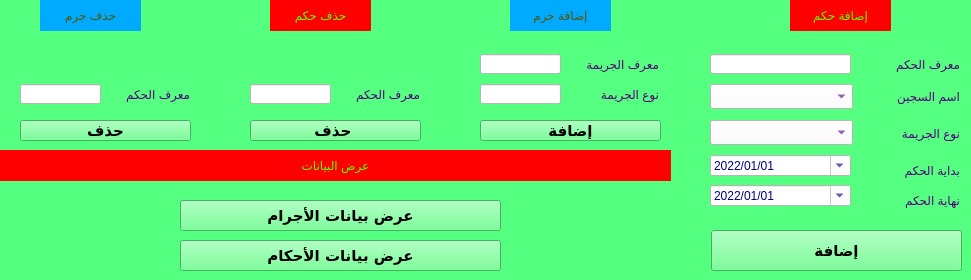
    <widget class="QWidget" name="GUIConvictsOffense">
     <property name="styleSheet">
      <string notr="true">background-color: rgb(85, 255, 127);</string>
     </property>
     <attribute name="title">
      <string>الأحكام و الأجرام</string>
     </attribute>
     <widget class="QLabel" name="label_29">
      <property name="geometry">
       <rect>
        <x>869</x>
        <y>160</y>
        <width>91</width>
        <height>21</height>
       </rect>
      </property>
      <property name="styleSheet">
       <string notr="true">color: rgb(85, 0, 127);
font: 75 11pt &quot;MS Shell Dlg 2&quot;;</string>
      </property>
      <property name="text">
       <string>بداية الحكم</string>
      </property>
     </widget>
     <widget class="QPushButton" name="btnCA1">
      <property name="geometry">
       <rect>
        <x>711</x>
        <y>230</y>
        <width>251</width>
        <height>41</height>
       </rect>
      </property>
      <property name="font">
       <font>
        <family>Arial Rounded MT Bold</family>
        <pointsize>11</pointsize>
        <weight>75</weight>
        <italic>false</italic>
        <bold>true</bold>
       </font>
      </property>
      <property name="cursor">
       <cursorShape>PointingHandCursor</cursorShape>
      </property>
      <property name="styleSheet">
       <string notr="true">QPushButton {
background-color: rgb(85, 170, 127);
  border-radius: 8px;
  color: #FFFFFF;
	
}
QPushButton:hover{
  background-color: #F082AC;
}
QPushButton:pressed{
background-color: rgb(0, 0, 255);
}
	font: 75 11pt &quot;MS Shell Dlg 2&quot;;



</string>
      </property>
      <property name="text">
       <string>إضافة</string>
      </property>
     </widget>
     <widget class="QLabel" name="label_30">
      <property name="geometry">
       <rect>
        <x>859</x>
        <y>84</y>
        <width>101</width>
        <height>25</height>
       </rect>
      </property>
      <property name="styleSheet">
       <string notr="true">color: rgb(85, 0, 127);
font: 75 11pt &quot;MS Shell Dlg 2&quot;;</string>
      </property>
      <property name="text">
       <string>اسم السجين</string>
      </property>
     </widget>
     <widget class="QLabel" name="label_31">
      <property name="geometry">
       <rect>
        <x>790</x>
        <y>0</y>
        <width>101</width>
        <height>31</height>
       </rect>
      </property>
      <property name="styleSheet">
       <string notr="true">background-color: rgb(255, 0, 0);
color: rgb(85, 255, 0);
font: 75 12pt &quot;MS Shell Dlg 2&quot;;</string>
      </property>
      <property name="text">
       <string>إضافة حكم</string>
      </property>
      <property name="alignment">
       <set>Qt::AlignCenter</set>
      </property>
     </widget>
     <widget class="QLabel" name="label_32">
      <property name="geometry">
       <rect>
        <x>869</x>
        <y>190</y>
        <width>91</width>
        <height>20</height>
       </rect>
      </property>
      <property name="styleSheet">
       <string notr="true">color: rgb(85, 0, 127);
font: 75 11pt &quot;MS Shell Dlg 2&quot;;</string>
      </property>
      <property name="text">
       <string>نهاية الحكم</string>
      </property>
     </widget>
     <widget class="QLineEdit" name="LineCA1">
      <property name="geometry">
       <rect>
        <x>710</x>
        <y>54</y>
        <width>141</width>
        <height>20</height>
       </rect>
      </property>
      <property name="styleSheet">
       <string notr="true">background-color: rgb(255, 255, 255);</string>
      </property>
     </widget>
     <widget class="QLabel" name="label_33">
      <property name="geometry">
       <rect>
        <x>869</x>
        <y>54</y>
        <width>91</width>
        <height>20</height>
       </rect>
      </property>
      <property name="styleSheet">
       <string notr="true">color: rgb(85, 0, 127);
font: 75 11pt &quot;MS Shell Dlg 2&quot;;</string>
      </property>
      <property name="text">
       <string>معرف الحكم</string>
      </property>
     </widget>
     <widget class="QLabel" name="label_34">
      <property name="geometry">
       <rect>
        <x>859</x>
        <y>121</y>
        <width>101</width>
        <height>25</height>
       </rect>
      </property>
      <property name="styleSheet">
       <string notr="true">color: rgb(85, 0, 127);
font: 75 11pt &quot;MS Shell Dlg 2&quot;;</string>
      </property>
      <property name="text">
       <string>نوع الجريمة</string>
      </property>
     </widget>
     <widget class="QDateEdit" name="dateCA1">
      <property name="geometry">
       <rect>
        <x>710</x>
        <y>155</y>
        <width>141</width>
        <height>21</height>
       </rect>
      </property>
      <property name="styleSheet">
       <string notr="true">color: rgb(0, 0, 127);
background-color: rgb(255, 255, 255);
font: 75 11pt &quot;MS Shell Dlg 2&quot;;</string>
      </property>
      <property name="displayFormat">
       <string>yyyy/MM/dd</string>
      </property>
      <property name="calendarPopup">
       <bool>true</bool>
      </property>
      <property name="timeSpec">
       <enum>Qt::TimeZone</enum>
      </property>
      <property name="date">
       <date>
        <year>2022</year>
        <month>1</month>
        <day>1</day>
       </date>
      </property>
     </widget>
     <widget class="QDateEdit" name="dateCA2">
      <property name="geometry">
       <rect>
        <x>710</x>
        <y>185</y>
        <width>141</width>
        <height>21</height>
       </rect>
      </property>
      <property name="styleSheet">
       <string notr="true">color: rgb(0, 0, 127);
background-color: rgb(255, 255, 255);
font: 75 11pt &quot;MS Shell Dlg 2&quot;;</string>
      </property>
      <property name="displayFormat">
       <string>yyyy/MM/dd</string>
      </property>
      <property name="calendarPopup">
       <bool>true</bool>
      </property>
      <property name="timeSpec">
       <enum>Qt::TimeZone</enum>
      </property>
      <property name="date">
       <date>
        <year>2022</year>
        <month>1</month>
        <day>1</day>
       </date>
      </property>
     </widget>
     <widget class="QLineEdit" name="LineOA1">
      <property name="geometry">
       <rect>
        <x>480</x>
        <y>54</y>
        <width>81</width>
        <height>20</height>
       </rect>
      </property>
      <property name="styleSheet">
       <string notr="true">background-color: rgb(255, 255, 255);</string>
      </property>
     </widget>
     <widget class="QLabel" name="label_35">
      <property name="geometry">
       <rect>
        <x>578</x>
        <y>84</y>
        <width>81</width>
        <height>20</height>
       </rect>
      </property>
      <property name="styleSheet">
       <string notr="true">color: rgb(85, 0, 127);
font: 75 11pt &quot;MS Shell Dlg 2&quot;;</string>
      </property>
      <property name="text">
       <string>نوع الجريمة</string>
      </property>
     </widget>
     <widget class="QLineEdit" name="LineOA2">
      <property name="geometry">
       <rect>
        <x>480</x>
        <y>84</y>
        <width>81</width>
        <height>20</height>
       </rect>
      </property>
      <property name="styleSheet">
       <string notr="true">background-color: rgb(255, 255, 255);</string>
      </property>
     </widget>
     <widget class="QLabel" name="label_36">
      <property name="geometry">
       <rect>
        <x>568</x>
        <y>54</y>
        <width>91</width>
        <height>20</height>
       </rect>
      </property>
      <property name="styleSheet">
       <string notr="true">color: rgb(85, 0, 127);
font: 75 11pt &quot;MS Shell Dlg 2&quot;;</string>
      </property>
      <property name="text">
       <string>معرف الجريمة</string>
      </property>
     </widget>
     <widget class="QLabel" name="label_37">
      <property name="geometry">
       <rect>
        <x>510</x>
        <y>0</y>
        <width>101</width>
        <height>31</height>
       </rect>
      </property>
      <property name="styleSheet">
       <string notr="true">background-color: rgb(0, 170, 255);
color: rgb(85, 85, 0);
font: 75 12pt &quot;MS Shell Dlg 2&quot;;</string>
      </property>
      <property name="text">
       <string>إضافة جرم</string>
      </property>
      <property name="alignment">
       <set>Qt::AlignCenter</set>
      </property>
     </widget>
     <widget class="QLabel" name="label_38">
      <property name="geometry">
       <rect>
        <x>270</x>
        <y>0</y>
        <width>101</width>
        <height>31</height>
       </rect>
      </property>
      <property name="styleSheet">
       <string notr="true">background-color: rgb(255, 0, 0);
color: rgb(85, 255, 0);
font: 75 12pt &quot;MS Shell Dlg 2&quot;;</string>
      </property>
      <property name="text">
       <string>حذف حكم</string>
      </property>
      <property name="alignment">
       <set>Qt::AlignCenter</set>
      </property>
     </widget>
     <widget class="QLabel" name="label_39">
      <property name="geometry">
       <rect>
        <x>339</x>
        <y>84</y>
        <width>81</width>
        <height>20</height>
       </rect>
      </property>
      <property name="styleSheet">
       <string notr="true">color: rgb(85, 0, 127);
font: 75 11pt &quot;MS Shell Dlg 2&quot;;</string>
      </property>
      <property name="text">
       <string>معرف الحكم</string>
      </property>
     </widget>
     <widget class="QLineEdit" name="LineCD1">
      <property name="geometry">
       <rect>
        <x>250</x>
        <y>84</y>
        <width>81</width>
        <height>20</height>
       </rect>
      </property>
      <property name="styleSheet">
       <string notr="true">background-color: rgb(255, 255, 255);</string>
      </property>
     </widget>
     <widget class="QLabel" name="label_40">
      <property name="geometry">
       <rect>
        <x>109</x>
        <y>84</y>
        <width>81</width>
        <height>20</height>
       </rect>
      </property>
      <property name="styleSheet">
       <string notr="true">color: rgb(85, 0, 127);
font: 75 11pt &quot;MS Shell Dlg 2&quot;;</string>
      </property>
      <property name="text">
       <string>معرف الحكم</string>
      </property>
     </widget>
     <widget class="QLineEdit" name="LineOD1">
      <property name="geometry">
       <rect>
        <x>20</x>
        <y>84</y>
        <width>81</width>
        <height>20</height>
       </rect>
      </property>
      <property name="styleSheet">
       <string notr="true">background-color: rgb(255, 255, 255);</string>
      </property>
     </widget>
     <widget class="QLabel" name="label_41">
      <property name="geometry">
       <rect>
        <x>40</x>
        <y>0</y>
        <width>101</width>
        <height>31</height>
       </rect>
      </property>
      <property name="styleSheet">
       <string notr="true">background-color: rgb(0, 170, 255);
color: rgb(85, 85, 0);
font: 75 12pt &quot;MS Shell Dlg 2&quot;;</string>
      </property>
      <property name="text">
       <string>حذف جرم</string>
      </property>
      <property name="alignment">
       <set>Qt::AlignCenter</set>
      </property>
     </widget>
     <widget class="QLabel" name="label_42">
      <property name="geometry">
       <rect>
        <x>0</x>
        <y>150</y>
        <width>671</width>
        <height>31</height>
       </rect>
      </property>
      <property name="styleSheet">
       <string notr="true">background-color: rgb(255, 0, 0);
color: rgb(85, 255, 0);
font: 75 12pt &quot;MS Shell Dlg 2&quot;;</string>
      </property>
      <property name="text">
       <string>عرض البيانات</string>
      </property>
      <property name="alignment">
       <set>Qt::AlignCenter</set>
      </property>
     </widget>
     <widget class="QPushButton" name="btnOA1">
      <property name="geometry">
       <rect>
        <x>480</x>
        <y>120</y>
        <width>181</width>
        <height>21</height>
       </rect>
      </property>
      <property name="font">
       <font>
        <family>Arial Rounded MT Bold</family>
        <pointsize>11</pointsize>
        <weight>75</weight>
        <italic>false</italic>
        <bold>true</bold>
       </font>
      </property>
      <property name="cursor">
       <cursorShape>PointingHandCursor</cursorShape>
      </property>
      <property name="styleSheet">
       <string notr="true">QPushButton {
background-color: rgb(85, 170, 127);
  border-radius: 8px;
  color: #FFFFFF;
	
}
QPushButton:hover{
  background-color: #F082AC;
}
QPushButton:pressed{
background-color: rgb(0, 0, 255);
}
	font: 75 11pt &quot;MS Shell Dlg 2&quot;;



</string>
      </property>
      <property name="text">
       <string>إضافة</string>
      </property>
     </widget>
     <widget class="QPushButton" name="btnOD1">
      <property name="geometry">
       <rect>
        <x>20</x>
        <y>120</y>
        <width>171</width>
        <height>21</height>
       </rect>
      </property>
      <property name="font">
       <font>
        <family>Arial Rounded MT Bold</family>
        <pointsize>11</pointsize>
        <weight>75</weight>
        <italic>false</italic>
        <bold>true</bold>
       </font>
      </property>
      <property name="cursor">
       <cursorShape>PointingHandCursor</cursorShape>
      </property>
      <property name="styleSheet">
       <string notr="true">QPushButton {
background-color: rgb(85, 170, 127);
  border-radius: 8px;
  color: #FFFFFF;
	
}
QPushButton:hover{
  background-color: #F082AC;
}
QPushButton:pressed{
background-color: rgb(0, 0, 255);
}
	font: 75 11pt &quot;MS Shell Dlg 2&quot;;



</string>
      </property>
      <property name="text">
       <string>حذف</string>
      </property>
     </widget>
     <widget class="QPushButton" name="btnCD1">
      <property name="geometry">
       <rect>
        <x>250</x>
        <y>120</y>
        <width>171</width>
        <height>21</height>
       </rect>
      </property>
      <property name="font">
       <font>
        <family>Arial Rounded MT Bold</family>
        <pointsize>11</pointsize>
        <weight>75</weight>
        <italic>false</italic>
        <bold>true</bold>
       </font>
      </property>
      <property name="cursor">
       <cursorShape>PointingHandCursor</cursorShape>
      </property>
      <property name="styleSheet">
       <string notr="true">QPushButton {
background-color: rgb(85, 170, 127);
  border-radius: 8px;
  color: #FFFFFF;
	
}
QPushButton:hover{
  background-color: #F082AC;
}
QPushButton:pressed{
background-color: rgb(0, 0, 255);
}
	font: 75 11pt &quot;MS Shell Dlg 2&quot;;



</string>
      </property>
      <property name="text">
       <string>حذف </string>
      </property>
     </widget>
     <widget class="QPushButton" name="ViewOffe">
      <property name="geometry">
       <rect>
        <x>180</x>
        <y>200</y>
        <width>321</width>
        <height>31</height>
       </rect>
      </property>
      <property name="font">
       <font>
        <family>Arial Rounded MT Bold</family>
        <pointsize>11</pointsize>
        <weight>75</weight>
        <italic>false</italic>
        <bold>true</bold>
       </font>
      </property>
      <property name="cursor">
       <cursorShape>PointingHandCursor</cursorShape>
      </property>
      <property name="styleSheet">
       <string notr="true">QPushButton {
background-color: rgb(85, 170, 127);
  border-radius: 8px;
  color: #FFFFFF;
	
}
QPushButton:hover{
  background-color: #F082AC;
}
QPushButton:pressed{
background-color: rgb(0, 0, 255);
}
	font: 75 11pt &quot;MS Shell Dlg 2&quot;;



</string>
      </property>
      <property name="text">
       <string>عرض بيانات الأجرام</string>
      </property>
     </widget>
     <widget class="QPushButton" name="ViewConv">
      <property name="geometry">
       <rect>
        <x>180</x>
        <y>240</y>
        <width>321</width>
        <height>31</height>
       </rect>
      </property>
      <property name="font">
       <font>
        <family>Arial Rounded MT Bold</family>
        <pointsize>11</pointsize>
        <weight>75</weight>
        <italic>false</italic>
        <bold>true</bold>
       </font>
      </property>
      <property name="cursor">
       <cursorShape>PointingHandCursor</cursorShape>
      </property>
      <property name="styleSheet">
       <string notr="true">QPushButton {
background-color: rgb(85, 170, 127);
  border-radius: 8px;
  color: #FFFFFF;
	
}
QPushButton:hover{
  background-color: #F082AC;
}
QPushButton:pressed{
background-color: rgb(0, 0, 255);
}
	font: 75 11pt &quot;MS Shell Dlg 2&quot;;



</string>
      </property>
      <property name="text">
       <string>عرض بيانات الأحكام</string>
      </property>
     </widget>
     <widget class="QComboBox" name="comboPer">
      <property name="enabled">
       <bool>true</bool>
      </property>
      <property name="geometry">
       <rect>
        <x>710</x>
        <y>84</y>
        <width>143</width>
        <height>25</height>
       </rect>
      </property>
      <property name="minimumSize">
       <size>
        <width>20</width>
        <height>0</height>
       </size>
      </property>
      <property name="font">
       <font>
        <pointsize>10</pointsize>
        <weight>50</weight>
        <bold>false</bold>
       </font>
      </property>
      <property name="styleSheet">
       <string notr="true">background-color: rgb(255, 255, 255);
color: rgb(85, 0, 127);</string>
      </property>
     </widget>
     <widget class="QComboBox" name="comboOffen">
      <property name="enabled">
       <bool>true</bool>
      </property>
      <property name="geometry">
       <rect>
        <x>710</x>
        <y>120</y>
        <width>143</width>
        <height>25</height>
       </rect>
      </property>
      <property name="minimumSize">
       <size>
        <width>20</width>
        <height>0</height>
       </size>
      </property>
      <property name="font">
       <font>
        <pointsize>10</pointsize>
        <weight>50</weight>
        <bold>false</bold>
       </font>
      </property>
      <property name="styleSheet">
       <string notr="true">background-color: rgb(255, 255, 255);
color: rgb(85, 0, 127);</string>
      </property>
     </widget>
    </widget>
